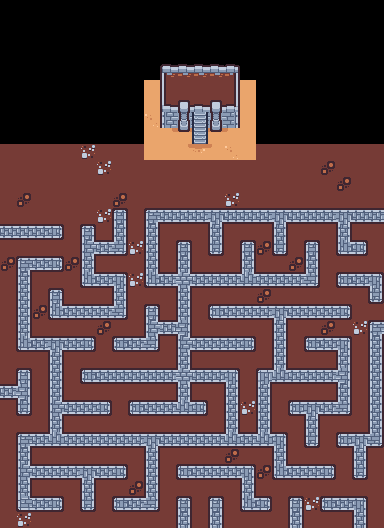

Tiled map render using the project's own tile images. Description and the map definition, with tile-layer contents summarised, below:
An orthogonal 24x33 tile map with 16x16 px tiles, 4 tile layers (ground, walls, items, hitboxes), 2 tilesets.

<map version="1.10" tiledversion="1.11.0" orientation="orthogonal" renderorder="right-down" width="24" height="33" tilewidth="16" tileheight="16" infinite="0" nextlayerid="20" nextobjectid="19">
 <editorsettings>
  <export format="json" />
 </editorsettings>
 <tileset firstgid="1" source="tilemap.tsx" />
 <tileset firstgid="169" source="32px_tilemap.tsx" />
 <layer id="1" name="ground" width="24" height="33">
  <data>[792 cells, 604 non-empty, 8 distinct tile ids]</data>
 </layer>
 <layer id="2" name="walls" width="24" height="33">
  <data>[792 cells, 252 non-empty, 21 distinct tile ids]</data>
 </layer>
 <layer id="19" name="items" width="24" height="33">
  <data>[792 cells, 0 non-empty, 0 distinct tile ids]</data>
 </layer>
 <layer id="11" name="hitboxes" width="24" height="33">
  <data>[792 cells, 0 non-empty, 0 distinct tile ids]</data>
 </layer>
 <objectgroup id="6" name="objects" />
</map>
